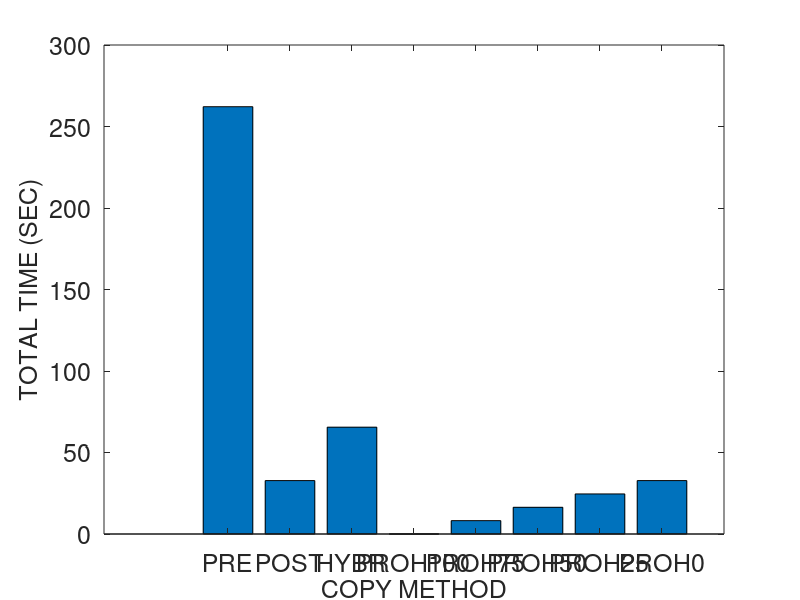
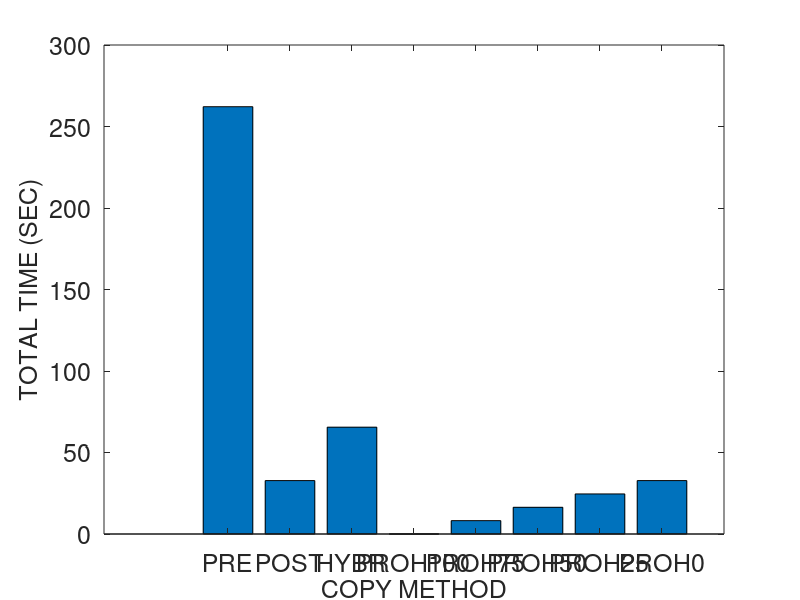
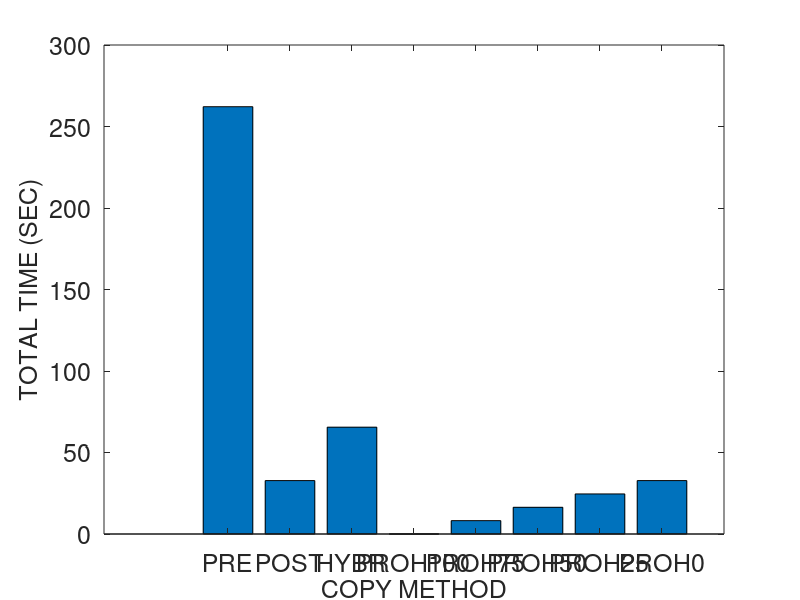
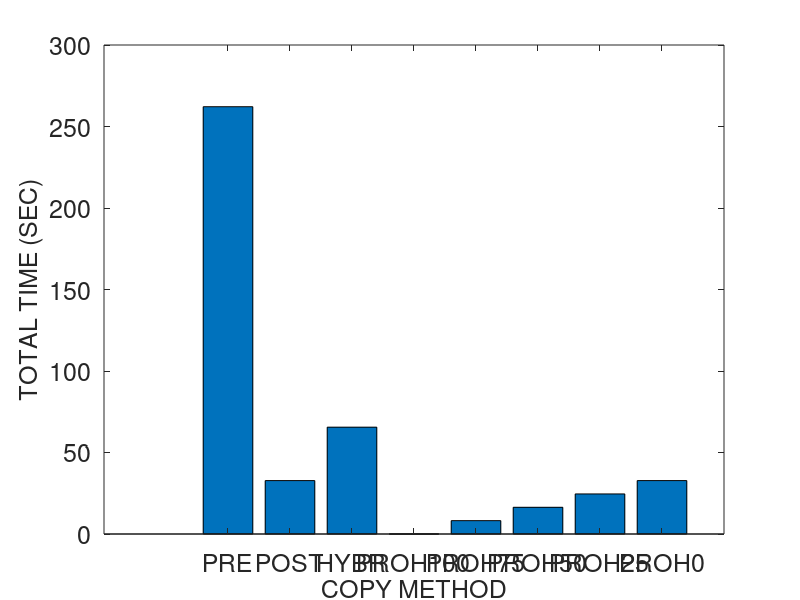

Reproduce these figures in MATLAB, in order.
% basic hybrid copy migration
	global wss numpages readrate dirtyrate pagesize b scinfo
	global totaltime downtime totaldata

% memory size in MB
r = 4096
r *= 1024 % convert to KB

% page dirty rate in percent (%): against to total memory pages
readrate = 0
prefix = strcat ("M4G_R", num2str(readrate))
readrate /= 100

dirtyrate = 100 
prefix = strcat (prefix, "_W", num2str(dirtyrate))
dirtyrate /= 100

% prediction accuracy 0 through 1
acc = 1

pagesize = 4 % in KB
numpages = r / pagesize

% delta compression rate
comp = 0.5 

% amount of CPU and device states in KB 
scinfo = 100

% working set size in number of pages
wss = numpages * 0.25

% 0: zero, 1: read, 2: dirtied, 3: inactive data
mem = zeros(1, numpages);

run = 1

%prefix = strcat (prefix, "_acc", num2str(acc), "_r", num2str(run))

% bandwidth in gbps
b = 1000 
b = b * 1024/8 % convert to KB

%fontsize = 10
fontsize = 18
%fontsize = 20

totaltime = 0;
downtime = 0;
totaldata = 0;

A = zeros(8, 3);

%%%%%%%%%%%%%%%%%%%%%%%%%%%%%%
% precopy migration
%%%%%%%%%%%%%%%%%%%%%%%%%%%%%%
fprintf('\n')
disp('==================== Precopy migration ====================')
% iterations
present = numpages * pagesize
iter = 0
while present > 50 && iter < 29 && totaldata < 4*r
	pretime = present / b
	totaltime += pretime
	totaldata += present
	present = numpages * pagesize * dirtyrate 
	%dirts = wss * dirtyrate
	iter += 1
end

% stop-and-copy phase
% stop conditions: 29 iterations, 50 pages, 4 memory size sent
scsent = scinfo + present * pagesize
downtime = scsent / b
totaltime += downtime
totaldata += scsent

% network fault rate
NFR = 0

A (1, 1) = totaltime;
A (1, 2) = downtime;
A (1, 3) = totaldata;

%%%%%%%%%%%%%%%%%%%%%%%%%%%%%%
% postcopy migration
%%%%%%%%%%%%%%%%%%%%%%%%%%%%%%
fprintf('\n')
disp('===================== Postcopy migration ======================')
totaltime = 0;
downtime = 0;
totaldata = 0;

% stop-and-copy phase
scsent = scinfo
downtime = scsent / b
totaltime += downtime
totaldata += scsent

% prepaging (bubbling) and on-demand paging
postsent = r
posttime = postsent/b
totaltime += posttime
totaldata += postsent
% network fault rate
NFR = 0.2

A (2, 1) = totaltime;
A (2, 2) = downtime;
A (2, 3) = totaldata;

%%%%%%%%%%%%%%%%%%%%%%%%%%%%%%
% hybrid copy migration
%%%%%%%%%%%%%%%%%%%%%%%%%%%%%%
fprintf('\n')
disp('==================== Hybrid copy migration ====================')
totaltime = 0;
downtime = 0;
totaldata = 0;

% precopy phase: single iteration
present = r
pretime = present / b
totaltime += pretime
totaldata += present

% stop-and-copy phase
bitmapsize = 500 % KB
scsent = scinfo + bitmapsize
downtime = scsent / b
totaltime += downtime
totaldata += scsent

% postcopy phase: prepaging (bubbling) and on-demand paging
%dirts = wss * dirtyrate
dirts = numpages * dirtyrate
postsent = dirts * pagesize
posttime = postsent/b
totaltime += posttime
totaldata += postsent
% network fault rate
NFR = 0.2

A (3, 1) = totaltime;
A (3, 2) = downtime;
A (3, 3) = totaldata;

%%%%%%%%%%%%%%%%%%%%%%%%%%%%%%
% proactive hybrid copy migration
%%%%%%%%%%%%%%%%%%%%%%%%%%%%%%
%disp(char(10))
fprintf('\n')
disp('=============== Proactive hybrid copy migration ================')

function [tt, dt, td] = prohybrid(acc)
	global wss numpages readrate dirtyrate pagesize b scinfo
	global totaltime downtime totaldata

	totaltime = 0;
	downtime = 0;
	totaldata = 0;

% precopy phase
% LRU, PFR

% scan the dirtied pages
% for dirtied pages
% 	mark dirtied (1)
% 	mem(random (1, wss * 0.1))	
%randperm(int64(wss * 0.1));
% for read pages
% 	mark read (2)
% 	mem (random (wss * 0.1, wss * 0.2))

% for pages
% 	predict read/write

% send the pages most likely to be read and least likely to be dirtied
% do not send the pages most likely to be dirtied
% construct queue with the order of p1/p2
%reads = numpages * 0.4 
% total read rate = wss * read_rate = 0.25 * 0.16 = 0.04 (4%)
%read_rate = 0.16
%read_rate = 0.04 % 4% of total memory
% total write rate = wss * write_rate = 0.25 * 0.16 = 0.04 (4%)
%write_rate = 0.16
%write_rate = 0.04 % 4% of total memory
% simple case: readonly pages (RO) - zero dirtied pages 
%RO = 0.3
	pred_pages = numpages * readrate * acc

% LRU
% for LRU queue
% 	mark sent
%	insert the pages into cache and perform delta compression

	present = pred_pages * pagesize
	pretime = present/b
	totaltime += pretime
	totaldata += present

	% stop-and-copy phase
	% send the CPU and device states
	bitmapsize = 500 % KB
	scsent = scinfo + bitmapsize
	downtime = scsent/b
	totaltime += downtime
	totaldata += scsent

	% postcopy phase
	postsent = (numpages - pred_pages) * pagesize

	% exclude the predicted dirtied pages 
	pred_dirts = numpages * dirtyrate * acc
	postsent = (numpages - pred_pages - pred_dirts) * pagesize
	posttime = postsent/b
	totaltime += posttime
	totaldata += postsent
end

% network fault rate
NFR = 0.2

prohybrid(acc)
A (4, 1) = totaltime;
A (4, 2) = downtime;
A (4, 3) = totaldata;

acc = 0.75
prohybrid(acc);
A (5, 1) = totaltime;
A (5, 2) = downtime;
A (5, 3) = totaldata;

acc = 0.5
prohybrid(acc);
A (6, 1) = totaltime;
A (6, 2) = downtime;
A (6, 3) = totaldata;

acc = 0.25
prohybrid(acc);
A (7, 1) = totaltime;
A (7, 2) = downtime;
A (7, 3) = totaldata;

acc = 0
prohybrid(acc);
A (8, 1) = totaltime;
A (8, 2) = downtime;
A (8, 3) = totaldata

%%%%%%%%%%%%%%%%%%%%%%%%%%%%%%%%%%%%%%%%%%%%%%%%%%%%%%%
%                     plotting
% precopy
% postcopy
% hybrid
% pro-hybrid
%%%%%%%%%%%%%%%%%%%%%%%%%%%%%%%%%%%%%%%%%%%%%%%%%%%%%%%

%prefix = "M4G_R14W14_acc100_r1"
%prefix = strcat ("M4G_R", readrate, "W", dirtyrate, "acc", acc, "r", run)
%prefix = strcat (prefix, "W")
%prefix = strcat (prefix, dirtyrate)

dlmwrite (prefix, A, ' ')

%%%%%%%%%%%%%%%%%%%% total time %%%%%%%%%%%%%%%%%%%%%%
figure;
output = strcat(prefix, ".tt");
%output = prefix
%x = ['PRECOPY', 'POSTCOPY', 'HYBRID', 'PRO-HYBRID'];
x = {'PRE', 'POST', 'HYBR', 'PROH100', 'PROH75', 'PROH50', 'PROH25', 'PROH0'};
%x = {'1', '2', '3', '4', '5', '6', '7', '8'};
xinterval = 3
%xintervals = 1:xinterval:(xinterval*length(x));
xintervals = 1:3:3*length(x);
%plot(x, A(:,2)/1000000, x, A(:,3)/1000000, '-.*');
%plot(A(:,2));

%xtics = 1:4:16
%bar(xtics, A(:,1))
%bar(A(:,1), XTicksLabelStyle = Diagonal)
bar(xintervals, A(:,1))
set(gca, 'XTick', 1:3:24, 'XTickLabel', x, 'FontSize', fontsize)
%set(gca, 'XTick', xintervals, 'XTickLabel', x, 'FontSize', fontsize)
xlabel('COPY METHOD', 'FontSize', fontsize);
ylabel('TOTAL TIME (SEC)', 'FontSize', fontsize);
%legend('PRECOPY', 'POSTCOPY', 'HYBRID', 'PRO-HYBRID');
%bar(x, A(:,1))

saveas (1, strcat(output, ".png"));
saveas (1, strcat(output, ".eps"));
saveas (1, strcat(output, ".emf"));

%%%%%%%%%%%%%%%%%%%% downtime %%%%%%%%%%%%%%%%%%%%%%
figure;
output = strcat(prefix, ".dt");

bar(A(:,2))
set(gca, 'XTick', 1:8, 'XTickLabel', x, 'FontSize', fontsize)
xlabel('COPY METHOD', 'FontSize', fontsize);
ylabel('DOWNTIME (SEC)', 'FontSize', fontsize);

saveas (1, strcat(output, ".png"));
saveas (1, strcat(output, ".eps"));
saveas (1, strcat(output, ".emf"));

%%%%%%%%%%%%%%%%%%%% total data %%%%%%%%%%%%%%%%%%%%%%
figure;
output = strcat(prefix, ".td");

bar(A(:,3))
set(gca, 'XTick', 1:8, 'XTickLabel', x, 'FontSize', fontsize)
xlabel('COPY METHOD', 'FontSize', fontsize);
ylabel('TOTAL DATA TRANSFERRED (KB)', 'FontSize', fontsize);

saveas (1, strcat(output, ".png"));
saveas (1, strcat(output, ".eps"));
saveas (1, strcat(output, ".emf"));


